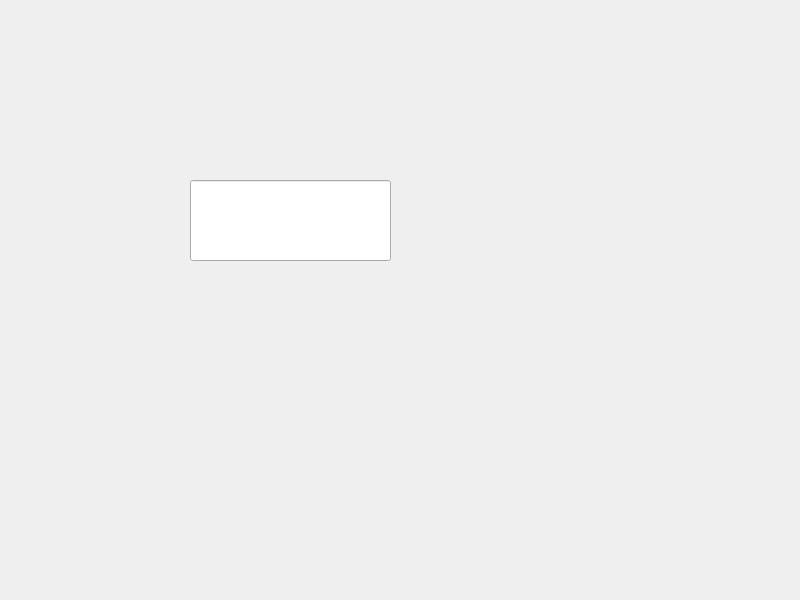
<?xml version="1.0" encoding="UTF-8"?>
<ui version="4.0">
 <class>Widget</class>
 <widget class="QWidget" name="Widget">
  <property name="geometry">
   <rect>
    <x>0</x>
    <y>0</y>
    <width>800</width>
    <height>600</height>
   </rect>
  </property>
  <property name="windowTitle">
   <string>Widget</string>
  </property>
  <widget class="QLineEdit" name="lineEdit">
   <property name="geometry">
    <rect>
     <x>190</x>
     <y>180</y>
     <width>201</width>
     <height>81</height>
    </rect>
   </property>
  </widget>
 </widget>
 <resources/>
 <connections/>
</ui>
